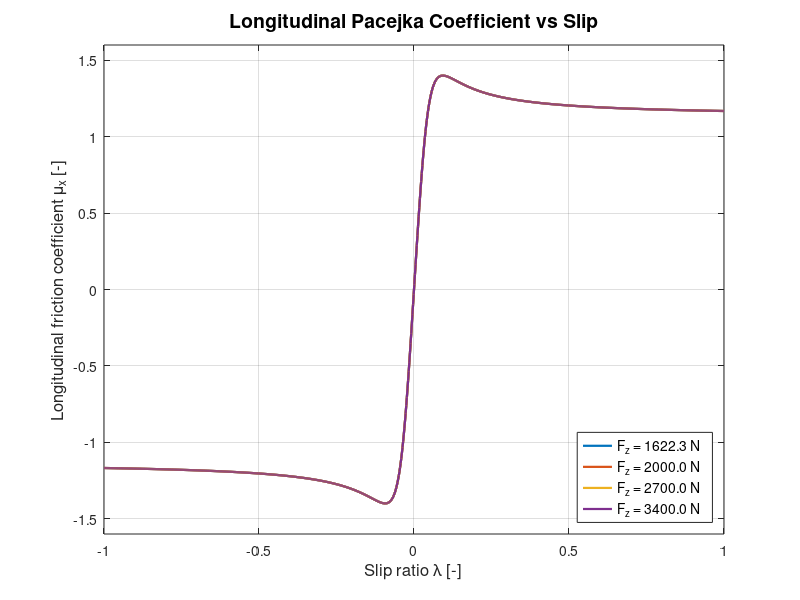

Write MATLAB code to recreate this figure.


% 1. Vetor de Slip Ratio (\lambda) cobrindo toda a faixa de -1 a 1
kappa = linspace(-1, 1, 1000);

% 2. Constantes Longitudinais de Pacejka (ajuste se necessário)
Cx = 1.4;
Dx = 1.4;
Bx = 16.5;
Ex = -1;

% 3. Valores de Carga Vertical (Fz)
Fz_vetor = [1622.3, 2000, 2700, 3400]; % em Newtons

% 4. Configuração da Figura
figure('Name', 'Longitudinal Pacejka Coefficient', 'Color', 'w', 'Position', [100, 100, 850, 520]);
hold on;
grid on;
box on;

% 5. Loop para calcular e plotar as diferentes forças
for i = 1:length(Fz_vetor)
    Fz = Fz_vetor(i);

    % Implementação da fórmula de Pacejka para Fx
    Fx = Dx * Fz .* sin(Cx * atan(Bx * kappa - Ex * (Bx * kappa - atan(Bx * kappa))));

    % Normalização da curva
    mu_x = Fx / Fz;

    % Plota a curva do coeficiente em função do slip ratio
    plot(kappa, mu_x, 'LineWidth', 1.6);
end

% 6. Limites dos Eixos 
xlim([-1, 1]);
ylim([-1.6, 1.6]);

% 7. Rótulos, Título e Legenda padronizados
xlabel('Slip ratio \lambda [-]', 'FontSize', 12, 'Interpreter', 'tex');
ylabel('Longitudinal friction coefficient \mu_x [-]', 'FontSize', 12, 'Interpreter', 'tex');
title('Longitudinal Pacejka Coefficient vs Slip', 'FontSize', 14, 'FontWeight', 'bold');

% Criação dinâmica da legenda
legenda_txt = arrayfun(@(f) sprintf('F_z = %.1f N', f), Fz_vetor, 'UniformOutput', false);
legend(legenda_txt, 'Location', 'Southeast', 'FontSize', 10);
hold off;
